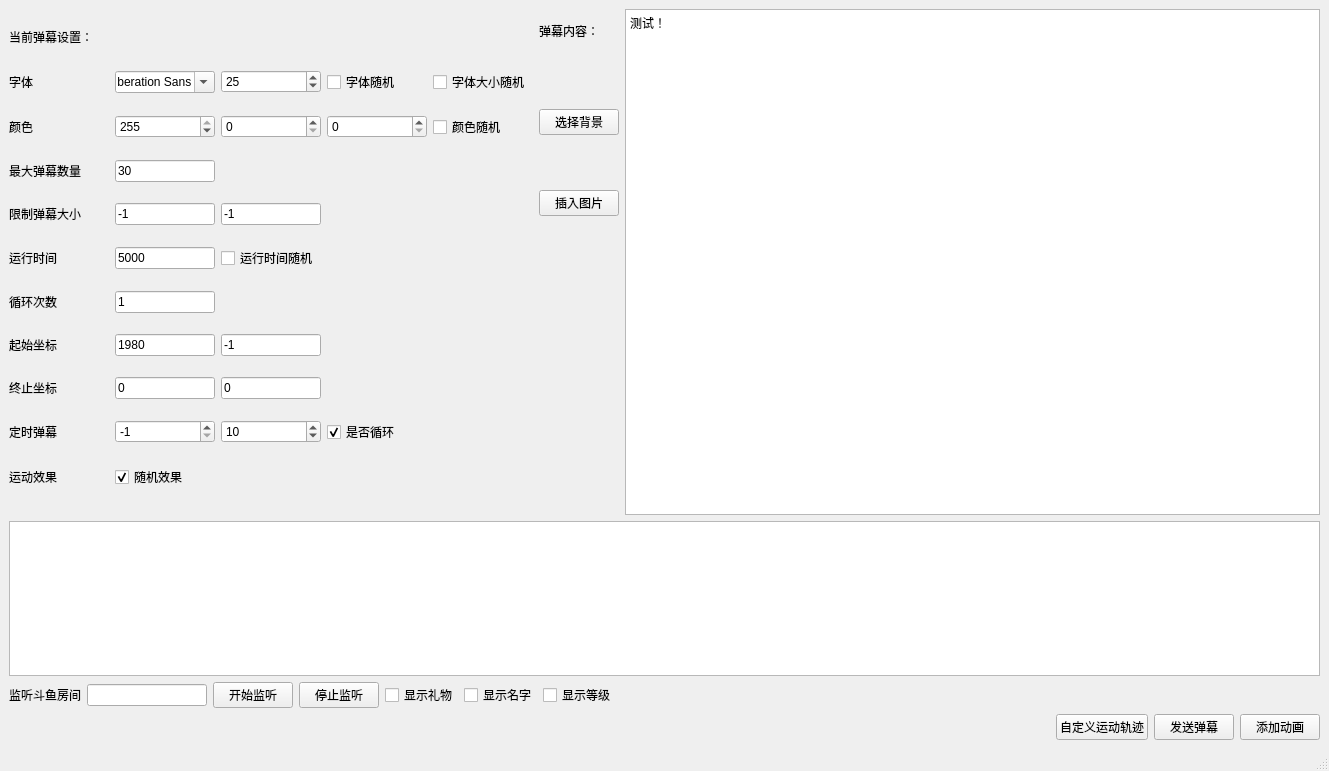
<?xml version="1.0" encoding="UTF-8"?>
<ui version="4.0">
 <class>MainWindow</class>
 <widget class="QMainWindow" name="MainWindow">
  <property name="geometry">
   <rect>
    <x>0</x>
    <y>0</y>
    <width>1329</width>
    <height>771</height>
   </rect>
  </property>
  <property name="windowTitle">
   <string>MainWindow</string>
  </property>
  <widget class="QWidget" name="centralwidget">
   <layout class="QGridLayout" name="gridLayout_3">
    <item row="0" column="0">
     <layout class="QVBoxLayout" name="verticalLayout_2">
      <item>
       <layout class="QHBoxLayout" name="horizontalLayout">
        <item>
         <layout class="QGridLayout" name="gridLayout">
          <item row="0" column="0">
           <widget class="QLabel" name="label_2">
            <property name="maximumSize">
             <size>
              <width>16777215</width>
              <height>25</height>
             </size>
            </property>
            <property name="text">
             <string>当前弹幕设置：</string>
            </property>
           </widget>
          </item>
          <item row="1" column="0">
           <widget class="QLabel" name="label_3">
            <property name="maximumSize">
             <size>
              <width>100</width>
              <height>20</height>
             </size>
            </property>
            <property name="text">
             <string>字体</string>
            </property>
           </widget>
          </item>
          <item row="1" column="1">
           <widget class="QFontComboBox" name="fontComboBox">
            <property name="maximumSize">
             <size>
              <width>100</width>
              <height>16777215</height>
             </size>
            </property>
           </widget>
          </item>
          <item row="1" column="2">
           <widget class="QSpinBox" name="spinBox_size">
            <property name="minimumSize">
             <size>
              <width>100</width>
              <height>0</height>
             </size>
            </property>
            <property name="whatsThis">
             <string>&lt;html&gt;&lt;head/&gt;&lt;body&gt;&lt;p&gt;字体大小&lt;/p&gt;&lt;/body&gt;&lt;/html&gt;</string>
            </property>
            <property name="value">
             <number>25</number>
            </property>
           </widget>
          </item>
          <item row="1" column="3">
           <widget class="QCheckBox" name="checkBox_font">
            <property name="text">
             <string>字体随机</string>
            </property>
           </widget>
          </item>
          <item row="1" column="4">
           <widget class="QCheckBox" name="checkBox_size">
            <property name="maximumSize">
             <size>
              <width>100</width>
              <height>16777215</height>
             </size>
            </property>
            <property name="text">
             <string>字体大小随机</string>
            </property>
           </widget>
          </item>
          <item row="2" column="0">
           <widget class="QLabel" name="label_4">
            <property name="text">
             <string>颜色</string>
            </property>
           </widget>
          </item>
          <item row="2" column="1">
           <widget class="QSpinBox" name="spinBox_R">
            <property name="maximumSize">
             <size>
              <width>100</width>
              <height>16777215</height>
             </size>
            </property>
            <property name="whatsThis">
             <string>&lt;html&gt;&lt;head/&gt;&lt;body&gt;&lt;p&gt;R色值&lt;/p&gt;&lt;/body&gt;&lt;/html&gt;</string>
            </property>
            <property name="maximum">
             <number>255</number>
            </property>
            <property name="value">
             <number>255</number>
            </property>
           </widget>
          </item>
          <item row="2" column="2">
           <widget class="QSpinBox" name="spinBox_G">
            <property name="maximumSize">
             <size>
              <width>100</width>
              <height>16777215</height>
             </size>
            </property>
            <property name="whatsThis">
             <string>&lt;html&gt;&lt;head/&gt;&lt;body&gt;&lt;p&gt;G色值&lt;/p&gt;&lt;/body&gt;&lt;/html&gt;</string>
            </property>
            <property name="maximum">
             <number>255</number>
            </property>
           </widget>
          </item>
          <item row="2" column="3">
           <widget class="QSpinBox" name="spinBox_B">
            <property name="maximumSize">
             <size>
              <width>100</width>
              <height>16777215</height>
             </size>
            </property>
            <property name="whatsThis">
             <string>&lt;html&gt;&lt;head/&gt;&lt;body&gt;&lt;p&gt;B色值&lt;/p&gt;&lt;/body&gt;&lt;/html&gt;</string>
            </property>
            <property name="maximum">
             <number>255</number>
            </property>
           </widget>
          </item>
          <item row="2" column="4">
           <widget class="QCheckBox" name="checkBox_color">
            <property name="text">
             <string>颜色随机</string>
            </property>
           </widget>
          </item>
          <item row="3" column="0">
           <widget class="QLabel" name="label_9">
            <property name="text">
             <string>最大弹幕数量</string>
            </property>
           </widget>
          </item>
          <item row="3" column="1">
           <widget class="QLineEdit" name="lineEdit_max">
            <property name="maximumSize">
             <size>
              <width>100</width>
              <height>16777215</height>
             </size>
            </property>
            <property name="toolTip">
             <string>&lt;html&gt;&lt;head/&gt;&lt;body&gt;&lt;p&gt;如果这个数量过大，会导致绘画很卡。&lt;/p&gt;&lt;/body&gt;&lt;/html&gt;</string>
            </property>
            <property name="whatsThis">
             <string>&lt;html&gt;&lt;head/&gt;&lt;body&gt;&lt;p&gt;如果这个数量过大，会导致绘画很卡。&lt;/p&gt;&lt;/body&gt;&lt;/html&gt;</string>
            </property>
            <property name="text">
             <string>30</string>
            </property>
           </widget>
          </item>
          <item row="4" column="0">
           <widget class="QLabel" name="label_8">
            <property name="text">
             <string>限制弹幕大小</string>
            </property>
           </widget>
          </item>
          <item row="4" column="1">
           <widget class="QLineEdit" name="lineEdit_limitWidth">
            <property name="maximumSize">
             <size>
              <width>100</width>
              <height>16777215</height>
             </size>
            </property>
            <property name="toolTip">
             <string>&lt;html&gt;&lt;head/&gt;&lt;body&gt;&lt;p&gt;宽，如果是-1，表示不做限制&lt;/p&gt;&lt;/body&gt;&lt;/html&gt;</string>
            </property>
            <property name="whatsThis">
             <string>&lt;html&gt;&lt;head/&gt;&lt;body&gt;&lt;p&gt;如果是-1，表示不做限制&lt;/p&gt;&lt;/body&gt;&lt;/html&gt;</string>
            </property>
            <property name="text">
             <string>-1</string>
            </property>
           </widget>
          </item>
          <item row="4" column="2" colspan="2">
           <widget class="QLineEdit" name="lineEdit_limitHeight">
            <property name="maximumSize">
             <size>
              <width>100</width>
              <height>16777215</height>
             </size>
            </property>
            <property name="toolTip">
             <string>&lt;html&gt;&lt;head/&gt;&lt;body&gt;&lt;p&gt;高，如果是-1，表示不做限制&lt;/p&gt;&lt;/body&gt;&lt;/html&gt;</string>
            </property>
            <property name="text">
             <string>-1</string>
            </property>
           </widget>
          </item>
          <item row="5" column="0">
           <widget class="QLabel" name="label_5">
            <property name="text">
             <string>运行时间</string>
            </property>
           </widget>
          </item>
          <item row="5" column="1">
           <widget class="QLineEdit" name="lineEdit_time">
            <property name="maximumSize">
             <size>
              <width>100</width>
              <height>16777215</height>
             </size>
            </property>
            <property name="text">
             <string>5000</string>
            </property>
            <property name="placeholderText">
             <string>单位毫秒</string>
            </property>
           </widget>
          </item>
          <item row="5" column="2" colspan="2">
           <widget class="QCheckBox" name="checkBox_time">
            <property name="text">
             <string>运行时间随机</string>
            </property>
           </widget>
          </item>
          <item row="6" column="0">
           <widget class="QLabel" name="label_11">
            <property name="text">
             <string>循环次数</string>
            </property>
           </widget>
          </item>
          <item row="6" column="1">
           <widget class="QLineEdit" name="lineEdit_counts">
            <property name="maximumSize">
             <size>
              <width>100</width>
              <height>16777215</height>
             </size>
            </property>
            <property name="toolTip">
             <string>&lt;html&gt;&lt;head/&gt;&lt;body&gt;&lt;p&gt;如果为-1表示无限循环，为0表示一次也不循环（不会开始）.&lt;/p&gt;&lt;/body&gt;&lt;/html&gt;</string>
            </property>
            <property name="text">
             <string>1</string>
            </property>
           </widget>
          </item>
          <item row="7" column="0">
           <widget class="QLabel" name="label_6">
            <property name="text">
             <string>起始坐标</string>
            </property>
           </widget>
          </item>
          <item row="7" column="1">
           <widget class="QLineEdit" name="lineEdit_X">
            <property name="maximumSize">
             <size>
              <width>100</width>
              <height>16777215</height>
             </size>
            </property>
            <property name="toolTip">
             <string>&lt;html&gt;&lt;head/&gt;&lt;body&gt;&lt;p&gt;X坐标&lt;/p&gt;&lt;/body&gt;&lt;/html&gt;</string>
            </property>
            <property name="whatsThis">
             <string>&lt;html&gt;&lt;head/&gt;&lt;body&gt;&lt;p&gt;X坐标（如果和Y坐标同时为0，使用默认值）&lt;/p&gt;&lt;/body&gt;&lt;/html&gt;</string>
            </property>
            <property name="text">
             <string>1980</string>
            </property>
           </widget>
          </item>
          <item row="7" column="2" colspan="2">
           <widget class="QLineEdit" name="lineEdit_Y">
            <property name="maximumSize">
             <size>
              <width>100</width>
              <height>16777215</height>
             </size>
            </property>
            <property name="toolTip">
             <string>&lt;html&gt;&lt;head/&gt;&lt;body&gt;&lt;p&gt;如果和X坐标同时为0，使用默认值，如果为-1，使用随机值&lt;/p&gt;&lt;/body&gt;&lt;/html&gt;</string>
            </property>
            <property name="whatsThis">
             <string>&lt;html&gt;&lt;head/&gt;&lt;body&gt;&lt;p&gt;如果和X坐标同时为0，使用默认值，如果为-1，使用随机值&lt;/p&gt;&lt;/body&gt;&lt;/html&gt;</string>
            </property>
            <property name="text">
             <string>-1</string>
            </property>
           </widget>
          </item>
          <item row="8" column="0">
           <widget class="QLabel" name="label_7">
            <property name="text">
             <string>终止坐标</string>
            </property>
           </widget>
          </item>
          <item row="8" column="1">
           <widget class="QLineEdit" name="lineEdit_EX">
            <property name="maximumSize">
             <size>
              <width>100</width>
              <height>16777215</height>
             </size>
            </property>
            <property name="toolTip">
             <string>&lt;html&gt;&lt;head/&gt;&lt;body&gt;&lt;p&gt;X坐标（如果和Y坐标同时为0，使用默认值）&lt;/p&gt;&lt;/body&gt;&lt;/html&gt;</string>
            </property>
            <property name="whatsThis">
             <string>&lt;html&gt;&lt;head/&gt;&lt;body&gt;&lt;p&gt;X坐标（如果和Y坐标同时为0，使用默认值）&lt;/p&gt;&lt;/body&gt;&lt;/html&gt;</string>
            </property>
            <property name="text">
             <string>0</string>
            </property>
           </widget>
          </item>
          <item row="8" column="2" colspan="2">
           <widget class="QLineEdit" name="lineEdit_EY">
            <property name="maximumSize">
             <size>
              <width>100</width>
              <height>16777215</height>
             </size>
            </property>
            <property name="toolTip">
             <string>&lt;html&gt;&lt;head/&gt;&lt;body&gt;&lt;p&gt;Y坐标（如果和X坐标同时为0，使用默认值）&lt;/p&gt;&lt;/body&gt;&lt;/html&gt;</string>
            </property>
            <property name="whatsThis">
             <string>&lt;html&gt;&lt;head/&gt;&lt;body&gt;&lt;p&gt;Y坐标（如果和X坐标同时为0，使用默认值）&lt;/p&gt;&lt;/body&gt;&lt;/html&gt;</string>
            </property>
            <property name="text">
             <string>0</string>
            </property>
           </widget>
          </item>
          <item row="9" column="0">
           <widget class="QLabel" name="label_12">
            <property name="text">
             <string>定时弹幕</string>
            </property>
           </widget>
          </item>
          <item row="9" column="1">
           <widget class="QSpinBox" name="spinBox_time">
            <property name="maximumSize">
             <size>
              <width>100</width>
              <height>16777215</height>
             </size>
            </property>
            <property name="toolTip">
             <string>&lt;html&gt;&lt;head/&gt;&lt;body&gt;&lt;p&gt;设置弹幕倒计时（单位分钟）,如果为-1，表示不启动定时。&lt;/p&gt;&lt;/body&gt;&lt;/html&gt;</string>
            </property>
            <property name="minimum">
             <number>-1</number>
            </property>
            <property name="maximum">
             <number>3600</number>
            </property>
            <property name="value">
             <number>-1</number>
            </property>
           </widget>
          </item>
          <item row="9" column="2">
           <widget class="QSpinBox" name="spinBox_number">
            <property name="maximumSize">
             <size>
              <width>100</width>
              <height>16777215</height>
             </size>
            </property>
            <property name="toolTip">
             <string>&lt;html&gt;&lt;head/&gt;&lt;body&gt;&lt;p&gt;设置弹幕数量&lt;/p&gt;&lt;/body&gt;&lt;/html&gt;</string>
            </property>
            <property name="maximum">
             <number>60</number>
            </property>
            <property name="value">
             <number>10</number>
            </property>
           </widget>
          </item>
          <item row="9" column="3">
           <widget class="QCheckBox" name="checkBox_loop">
            <property name="text">
             <string>是否循环</string>
            </property>
            <property name="checked">
             <bool>true</bool>
            </property>
           </widget>
          </item>
          <item row="10" column="0">
           <widget class="QLabel" name="label_10">
            <property name="maximumSize">
             <size>
              <width>16777215</width>
              <height>25</height>
             </size>
            </property>
            <property name="text">
             <string>运动效果</string>
            </property>
           </widget>
          </item>
          <item row="10" column="1">
           <widget class="QCheckBox" name="checkBox_rand">
            <property name="text">
             <string>随机效果</string>
            </property>
            <property name="checked">
             <bool>true</bool>
            </property>
           </widget>
          </item>
         </layout>
        </item>
        <item>
         <layout class="QGridLayout" name="gridLayout_2">
          <item row="0" column="1" rowspan="11">
           <widget class="QTextEdit" name="textEdit">
            <property name="minimumSize">
             <size>
              <width>500</width>
              <height>400</height>
             </size>
            </property>
            <property name="html">
             <string>&lt;!DOCTYPE HTML PUBLIC &quot;-//W3C//DTD HTML 4.0//EN&quot; &quot;http://www.w3.org/TR/REC-html40/strict.dtd&quot;&gt;
&lt;html&gt;&lt;head&gt;&lt;meta name=&quot;qrichtext&quot; content=&quot;1&quot; /&gt;&lt;style type=&quot;text/css&quot;&gt;
p, li { white-space: pre-wrap; }
&lt;/style&gt;&lt;/head&gt;&lt;body style=&quot; font-family:'SimSun'; font-size:9pt; font-weight:400; font-style:normal;&quot;&gt;
&lt;p style=&quot; margin-top:0px; margin-bottom:0px; margin-left:0px; margin-right:0px; -qt-block-indent:0; text-indent:0px;&quot;&gt;测试！&lt;/p&gt;&lt;/body&gt;&lt;/html&gt;</string>
            </property>
           </widget>
          </item>
          <item row="0" column="0">
           <widget class="QLabel" name="label">
            <property name="text">
             <string>弹幕内容：</string>
            </property>
           </widget>
          </item>
          <item row="2" column="0">
           <widget class="QPushButton" name="pushButton_backImage">
            <property name="text">
             <string>选择背景</string>
            </property>
           </widget>
          </item>
          <item row="4" column="0">
           <widget class="QPushButton" name="pushButton_insertImage">
            <property name="maximumSize">
             <size>
              <width>100</width>
              <height>16777215</height>
             </size>
            </property>
            <property name="text">
             <string>插入图片</string>
            </property>
           </widget>
          </item>
         </layout>
        </item>
       </layout>
      </item>
      <item>
       <widget class="QListWidget" name="listWidget">
        <property name="maximumSize">
         <size>
          <width>16777215</width>
          <height>155</height>
         </size>
        </property>
        <property name="iconSize">
         <size>
          <width>128</width>
          <height>128</height>
         </size>
        </property>
        <property name="textElideMode">
         <enum>Qt::ElideMiddle</enum>
        </property>
        <property name="movement">
         <enum>QListView::Static</enum>
        </property>
        <property name="flow">
         <enum>QListView::TopToBottom</enum>
        </property>
        <property name="viewMode">
         <enum>QListView::IconMode</enum>
        </property>
        <property name="modelColumn">
         <number>0</number>
        </property>
        <item>
         <property name="text">
          <string/>
         </property>
         <property name="icon">
          <iconset resource="images/images.qrc">
           <normaloff>:/0.png</normaloff>:/0.png</iconset>
         </property>
        </item>
        <item>
         <property name="text">
          <string/>
         </property>
         <property name="icon">
          <iconset resource="images/images.qrc">
           <normaloff>:/1.png</normaloff>:/1.png</iconset>
         </property>
        </item>
        <item>
         <property name="text">
          <string/>
         </property>
         <property name="icon">
          <iconset resource="images/images.qrc">
           <normaloff>:/2.png</normaloff>:/2.png</iconset>
         </property>
        </item>
        <item>
         <property name="text">
          <string/>
         </property>
         <property name="icon">
          <iconset resource="images/images.qrc">
           <normaloff>:/3.png</normaloff>:/3.png</iconset>
         </property>
        </item>
        <item>
         <property name="text">
          <string/>
         </property>
         <property name="icon">
          <iconset resource="images/images.qrc">
           <normaloff>:/4.png</normaloff>:/4.png</iconset>
         </property>
        </item>
        <item>
         <property name="text">
          <string/>
         </property>
         <property name="icon">
          <iconset resource="images/images.qrc">
           <normaloff>:/5.png</normaloff>:/5.png</iconset>
         </property>
        </item>
        <item>
         <property name="text">
          <string/>
         </property>
         <property name="icon">
          <iconset resource="images/images.qrc">
           <normaloff>:/6.png</normaloff>:/6.png</iconset>
         </property>
        </item>
        <item>
         <property name="text">
          <string/>
         </property>
         <property name="icon">
          <iconset resource="images/images.qrc">
           <normaloff>:/7.png</normaloff>:/7.png</iconset>
         </property>
        </item>
        <item>
         <property name="text">
          <string/>
         </property>
         <property name="icon">
          <iconset resource="images/images.qrc">
           <normaloff>:/8.png</normaloff>:/8.png</iconset>
         </property>
        </item>
        <item>
         <property name="text">
          <string/>
         </property>
         <property name="icon">
          <iconset resource="images/images.qrc">
           <normaloff>:/9.png</normaloff>:/9.png</iconset>
         </property>
        </item>
        <item>
         <property name="text">
          <string/>
         </property>
         <property name="icon">
          <iconset resource="images/images.qrc">
           <normaloff>:/10.png</normaloff>:/10.png</iconset>
         </property>
        </item>
        <item>
         <property name="text">
          <string/>
         </property>
         <property name="icon">
          <iconset resource="images/images.qrc">
           <normaloff>:/11.png</normaloff>:/11.png</iconset>
         </property>
        </item>
        <item>
         <property name="text">
          <string/>
         </property>
         <property name="icon">
          <iconset resource="images/images.qrc">
           <normaloff>:/12.png</normaloff>:/12.png</iconset>
         </property>
        </item>
        <item>
         <property name="text">
          <string/>
         </property>
         <property name="icon">
          <iconset resource="images/images.qrc">
           <normaloff>:/13.png</normaloff>:/13.png</iconset>
         </property>
        </item>
        <item>
         <property name="text">
          <string/>
         </property>
         <property name="icon">
          <iconset resource="images/images.qrc">
           <normaloff>:/14.png</normaloff>:/14.png</iconset>
         </property>
        </item>
        <item>
         <property name="text">
          <string/>
         </property>
         <property name="icon">
          <iconset resource="images/images.qrc">
           <normaloff>:/15.png</normaloff>:/15.png</iconset>
         </property>
        </item>
        <item>
         <property name="text">
          <string/>
         </property>
         <property name="icon">
          <iconset resource="images/images.qrc">
           <normaloff>:/16.png</normaloff>:/16.png</iconset>
         </property>
        </item>
        <item>
         <property name="text">
          <string/>
         </property>
         <property name="icon">
          <iconset resource="images/images.qrc">
           <normaloff>:/17.png</normaloff>:/17.png</iconset>
         </property>
        </item>
        <item>
         <property name="text">
          <string/>
         </property>
         <property name="icon">
          <iconset resource="images/images.qrc">
           <normaloff>:/18.png</normaloff>:/18.png</iconset>
         </property>
        </item>
        <item>
         <property name="text">
          <string/>
         </property>
         <property name="icon">
          <iconset resource="images/images.qrc">
           <normaloff>:/19.png</normaloff>:/19.png</iconset>
         </property>
        </item>
        <item>
         <property name="text">
          <string/>
         </property>
         <property name="icon">
          <iconset resource="images/images.qrc">
           <normaloff>:/20.png</normaloff>:/20.png</iconset>
         </property>
        </item>
        <item>
         <property name="text">
          <string/>
         </property>
         <property name="icon">
          <iconset resource="images/images.qrc">
           <normaloff>:/21.png</normaloff>:/21.png</iconset>
         </property>
        </item>
        <item>
         <property name="text">
          <string/>
         </property>
         <property name="icon">
          <iconset resource="images/images.qrc">
           <normaloff>:/22.png</normaloff>:/22.png</iconset>
         </property>
        </item>
        <item>
         <property name="text">
          <string/>
         </property>
         <property name="icon">
          <iconset resource="images/images.qrc">
           <normaloff>:/23.png</normaloff>:/23.png</iconset>
         </property>
        </item>
        <item>
         <property name="text">
          <string/>
         </property>
         <property name="icon">
          <iconset resource="images/images.qrc">
           <normaloff>:/24.png</normaloff>:/24.png</iconset>
         </property>
        </item>
        <item>
         <property name="text">
          <string/>
         </property>
         <property name="icon">
          <iconset resource="images/images.qrc">
           <normaloff>:/25.png</normaloff>:/25.png</iconset>
         </property>
        </item>
        <item>
         <property name="text">
          <string/>
         </property>
         <property name="icon">
          <iconset resource="images/images.qrc">
           <normaloff>:/26.png</normaloff>:/26.png</iconset>
         </property>
        </item>
        <item>
         <property name="text">
          <string/>
         </property>
         <property name="icon">
          <iconset resource="images/images.qrc">
           <normaloff>:/27.png</normaloff>:/27.png</iconset>
         </property>
        </item>
        <item>
         <property name="text">
          <string/>
         </property>
         <property name="icon">
          <iconset resource="images/images.qrc">
           <normaloff>:/28.png</normaloff>:/28.png</iconset>
         </property>
        </item>
        <item>
         <property name="text">
          <string/>
         </property>
         <property name="icon">
          <iconset resource="images/images.qrc">
           <normaloff>:/29.png</normaloff>:/29.png</iconset>
         </property>
        </item>
        <item>
         <property name="text">
          <string/>
         </property>
         <property name="icon">
          <iconset resource="images/images.qrc">
           <normaloff>:/30.png</normaloff>:/30.png</iconset>
         </property>
        </item>
        <item>
         <property name="text">
          <string/>
         </property>
         <property name="icon">
          <iconset resource="images/images.qrc">
           <normaloff>:/31.png</normaloff>:/31.png</iconset>
         </property>
        </item>
        <item>
         <property name="text">
          <string/>
         </property>
         <property name="icon">
          <iconset resource="images/images.qrc">
           <normaloff>:/32.png</normaloff>:/32.png</iconset>
         </property>
        </item>
        <item>
         <property name="text">
          <string/>
         </property>
         <property name="icon">
          <iconset resource="images/images.qrc">
           <normaloff>:/33.png</normaloff>:/33.png</iconset>
         </property>
        </item>
        <item>
         <property name="text">
          <string/>
         </property>
         <property name="icon">
          <iconset resource="images/images.qrc">
           <normaloff>:/34.png</normaloff>:/34.png</iconset>
         </property>
        </item>
        <item>
         <property name="text">
          <string/>
         </property>
         <property name="icon">
          <iconset resource="images/images.qrc">
           <normaloff>:/35.png</normaloff>:/35.png</iconset>
         </property>
        </item>
        <item>
         <property name="text">
          <string/>
         </property>
         <property name="icon">
          <iconset resource="images/images.qrc">
           <normaloff>:/36.png</normaloff>:/36.png</iconset>
         </property>
        </item>
        <item>
         <property name="text">
          <string/>
         </property>
         <property name="icon">
          <iconset resource="images/images.qrc">
           <normaloff>:/37.png</normaloff>:/37.png</iconset>
         </property>
        </item>
        <item>
         <property name="text">
          <string/>
         </property>
         <property name="icon">
          <iconset resource="images/images.qrc">
           <normaloff>:/38.png</normaloff>:/38.png</iconset>
         </property>
        </item>
        <item>
         <property name="text">
          <string/>
         </property>
         <property name="icon">
          <iconset resource="images/images.qrc">
           <normaloff>:/39.png</normaloff>:/39.png</iconset>
         </property>
        </item>
        <item>
         <property name="text">
          <string/>
         </property>
         <property name="icon">
          <iconset resource="images/images.qrc">
           <normaloff>:/40.png</normaloff>:/40.png</iconset>
         </property>
        </item>
       </widget>
      </item>
      <item>
       <layout class="QVBoxLayout" name="verticalLayout">
        <item>
         <layout class="QHBoxLayout" name="horizontalLayout_2">
          <item>
           <widget class="QLabel" name="label_13">
            <property name="text">
             <string>监听斗鱼房间</string>
            </property>
           </widget>
          </item>
          <item>
           <widget class="QLineEdit" name="roomID">
            <property name="minimumSize">
             <size>
              <width>0</width>
              <height>0</height>
             </size>
            </property>
            <property name="maximumSize">
             <size>
              <width>120</width>
              <height>16777215</height>
             </size>
            </property>
           </widget>
          </item>
          <item>
           <widget class="QPushButton" name="monitorBtn">
            <property name="text">
             <string>开始监听</string>
            </property>
           </widget>
          </item>
          <item>
           <widget class="QPushButton" name="stopBtn">
            <property name="maximumSize">
             <size>
              <width>100</width>
              <height>16777215</height>
             </size>
            </property>
            <property name="text">
             <string>停止监听</string>
            </property>
           </widget>
          </item>
          <item>
           <widget class="QCheckBox" name="checkBox_gift">
            <property name="text">
             <string>显示礼物</string>
            </property>
           </widget>
          </item>
          <item>
           <widget class="QCheckBox" name="checkBox_name">
            <property name="text">
             <string>显示名字</string>
            </property>
           </widget>
          </item>
          <item>
           <widget class="QCheckBox" name="checkBox_grade">
            <property name="maximumSize">
             <size>
              <width>100</width>
              <height>16777215</height>
             </size>
            </property>
            <property name="text">
             <string>显示等级</string>
            </property>
           </widget>
          </item>
          <item>
           <spacer name="horizontalSpacer">
            <property name="orientation">
             <enum>Qt::Horizontal</enum>
            </property>
            <property name="sizeHint" stdset="0">
             <size>
              <width>40</width>
              <height>20</height>
             </size>
            </property>
           </spacer>
          </item>
         </layout>
        </item>
        <item>
         <layout class="QHBoxLayout" name="horizontalLayout_3">
          <item>
           <widget class="QLabel" name="connectState">
            <property name="maximumSize">
             <size>
              <width>16777215</width>
              <height>20</height>
             </size>
            </property>
            <property name="text">
             <string/>
            </property>
           </widget>
          </item>
          <item>
           <spacer name="horizontalSpacer_2">
            <property name="orientation">
             <enum>Qt::Horizontal</enum>
            </property>
            <property name="sizeHint" stdset="0">
             <size>
              <width>40</width>
              <height>20</height>
             </size>
            </property>
           </spacer>
          </item>
          <item>
           <widget class="QPushButton" name="pushButton_draw">
            <property name="maximumSize">
             <size>
              <width>100</width>
              <height>16777215</height>
             </size>
            </property>
            <property name="text">
             <string>自定义运动轨迹</string>
            </property>
           </widget>
          </item>
          <item>
           <widget class="QPushButton" name="pushButton_send">
            <property name="maximumSize">
             <size>
              <width>100</width>
              <height>16777215</height>
             </size>
            </property>
            <property name="text">
             <string>发送弹幕</string>
            </property>
           </widget>
          </item>
          <item>
           <widget class="QPushButton" name="pushButton_add">
            <property name="maximumSize">
             <size>
              <width>100</width>
              <height>16777215</height>
             </size>
            </property>
            <property name="text">
             <string>添加动画</string>
            </property>
           </widget>
          </item>
         </layout>
        </item>
       </layout>
      </item>
     </layout>
    </item>
   </layout>
  </widget>
  <widget class="QMenuBar" name="menubar">
   <property name="geometry">
    <rect>
     <x>0</x>
     <y>0</y>
     <width>1329</width>
     <height>23</height>
    </rect>
   </property>
  </widget>
  <widget class="QStatusBar" name="statusbar"/>
 </widget>
 <resources>
  <include location="images/images.qrc"/>
 </resources>
 <connections/>
</ui>
